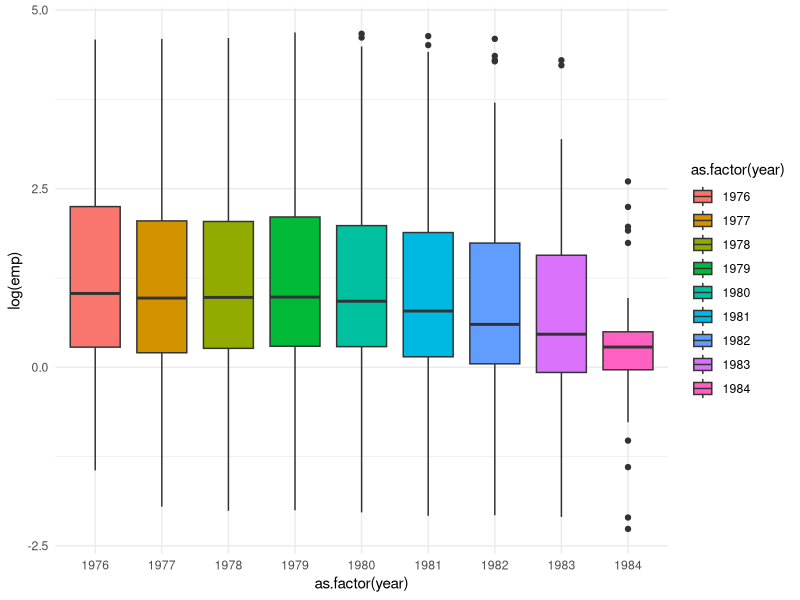

Write the R code that produced this figure.
#### Dynamic panels ####
#
#
# 
rm(list=ls())
library(plm) # install.packages("plm")
data("EmplUK", package = "plm")
# Basic data information
?EmplUK
summary(EmplUK)
length(unique(EmplUK$firm))
head(EmplUK)
#
library(ggplot2) # install.packages("ggplot2")
ggplot(EmplUK, aes(x=as.factor(year), y=log(emp), fill=as.factor(year))) + 
  geom_boxplot() +
  theme_minimal() 
#
# Estimation of the dynamic model using GMM - Arellano and Bond estimation
?pgmm # note the default "transformation" argument
#
D.P.1 <- pgmm( log(emp) ~ lag(log(emp), 1) + log(wage) + log(capital) 
               + log(output) | lag(log(emp), 2:3), 
               data = EmplUK, effect = "twoways", model = "twosteps",
               robust = T)
summary(D.P.1)
#
# Sargan Test:
# H0:  the model is "valid"
# H1:  model is "invalid"; the data does not come close to meeting the restrictions
#   .. Strictly speaking this is a test of the validity of all instruments
#   .. see https://en.wikipedia.org/wiki/Generalized_method_of_moments#J-test
#
# Arellano-Bond test of Serial Correlation
?mtest
mtest(D.P.1, 1)
mtest(D.P.1, 2)
#
#
#
# Model 2, lags on exogenous regressors as well:
D.P.2 <- pgmm(log(emp) ~ lag(log(emp), 1) + log(wage) + lag(log(wage), 1)
              + log(capital) + log(output) | lag(log(emp), 3:4),
              data = EmplUK, effect = "twoways", model = "twosteps",
              robust = T)
summary(D.P.2)
#
?mtest
mtest(D.P.2, 1, vcovHC)
mtest(D.P.2, 2, vcovHC)
#
#
#
